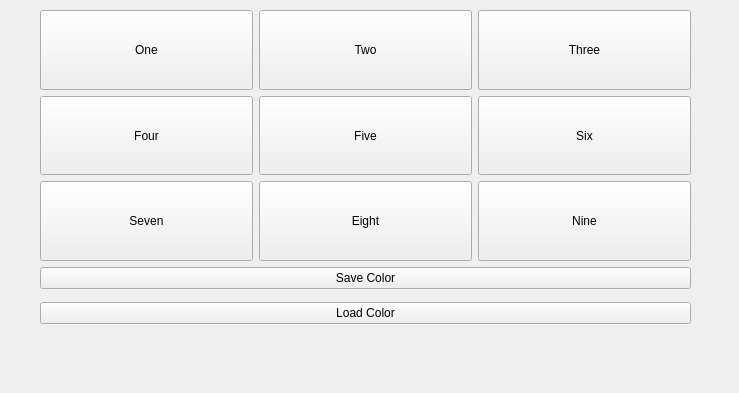
<?xml version="1.0" encoding="UTF-8"?>
<ui version="4.0">
 <class>Widget</class>
 <widget class="QWidget" name="Widget">
  <property name="geometry">
   <rect>
    <x>0</x>
    <y>0</y>
    <width>739</width>
    <height>393</height>
   </rect>
  </property>
  <property name="windowTitle">
   <string>Widget</string>
  </property>
  <widget class="QWidget" name="layoutWidget">
   <property name="geometry">
    <rect>
     <x>40</x>
     <y>10</y>
     <width>651</width>
     <height>251</height>
    </rect>
   </property>
   <layout class="QGridLayout" name="gridLayout">
    <item row="0" column="0">
     <widget class="QPushButton" name="Button_1">
      <property name="sizePolicy">
       <sizepolicy hsizetype="Minimum" vsizetype="Expanding">
        <horstretch>0</horstretch>
        <verstretch>0</verstretch>
       </sizepolicy>
      </property>
      <property name="text">
       <string>One</string>
      </property>
     </widget>
    </item>
    <item row="0" column="1">
     <widget class="QPushButton" name="Button_2">
      <property name="sizePolicy">
       <sizepolicy hsizetype="Minimum" vsizetype="Expanding">
        <horstretch>0</horstretch>
        <verstretch>0</verstretch>
       </sizepolicy>
      </property>
      <property name="text">
       <string>Two</string>
      </property>
     </widget>
    </item>
    <item row="0" column="2">
     <widget class="QPushButton" name="Button_3">
      <property name="sizePolicy">
       <sizepolicy hsizetype="Minimum" vsizetype="Expanding">
        <horstretch>0</horstretch>
        <verstretch>0</verstretch>
       </sizepolicy>
      </property>
      <property name="text">
       <string>Three</string>
      </property>
     </widget>
    </item>
    <item row="1" column="1">
     <widget class="QPushButton" name="Button_5">
      <property name="sizePolicy">
       <sizepolicy hsizetype="Minimum" vsizetype="Expanding">
        <horstretch>0</horstretch>
        <verstretch>0</verstretch>
       </sizepolicy>
      </property>
      <property name="text">
       <string>Five</string>
      </property>
     </widget>
    </item>
    <item row="1" column="2">
     <widget class="QPushButton" name="Button_6">
      <property name="sizePolicy">
       <sizepolicy hsizetype="Minimum" vsizetype="Expanding">
        <horstretch>0</horstretch>
        <verstretch>0</verstretch>
       </sizepolicy>
      </property>
      <property name="text">
       <string>Six</string>
      </property>
     </widget>
    </item>
    <item row="2" column="0">
     <widget class="QPushButton" name="Button_7">
      <property name="sizePolicy">
       <sizepolicy hsizetype="Minimum" vsizetype="Expanding">
        <horstretch>0</horstretch>
        <verstretch>0</verstretch>
       </sizepolicy>
      </property>
      <property name="text">
       <string>Seven</string>
      </property>
     </widget>
    </item>
    <item row="2" column="1">
     <widget class="QPushButton" name="Button_8">
      <property name="sizePolicy">
       <sizepolicy hsizetype="Minimum" vsizetype="Expanding">
        <horstretch>0</horstretch>
        <verstretch>0</verstretch>
       </sizepolicy>
      </property>
      <property name="text">
       <string>Eight</string>
      </property>
     </widget>
    </item>
    <item row="2" column="2">
     <widget class="QPushButton" name="Button_9">
      <property name="sizePolicy">
       <sizepolicy hsizetype="Minimum" vsizetype="Expanding">
        <horstretch>0</horstretch>
        <verstretch>0</verstretch>
       </sizepolicy>
      </property>
      <property name="text">
       <string>Nine</string>
      </property>
     </widget>
    </item>
    <item row="1" column="0">
     <widget class="QPushButton" name="Button_4">
      <property name="sizePolicy">
       <sizepolicy hsizetype="Minimum" vsizetype="Expanding">
        <horstretch>0</horstretch>
        <verstretch>0</verstretch>
       </sizepolicy>
      </property>
      <property name="text">
       <string>Four</string>
      </property>
     </widget>
    </item>
   </layout>
  </widget>
  <widget class="QWidget" name="layoutWidget">
   <property name="geometry">
    <rect>
     <x>40</x>
     <y>260</y>
     <width>651</width>
     <height>71</height>
    </rect>
   </property>
   <layout class="QVBoxLayout" name="verticalLayout">
    <item>
     <widget class="QPushButton" name="SaveColor">
      <property name="text">
       <string>Save Color</string>
      </property>
     </widget>
    </item>
    <item>
     <widget class="QPushButton" name="LoadColor">
      <property name="text">
       <string>Load Color</string>
      </property>
     </widget>
    </item>
   </layout>
  </widget>
 </widget>
 <resources/>
 <connections/>
</ui>
